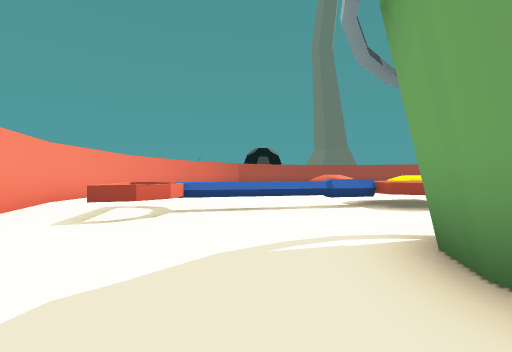
view 1 (above)

16 first-person views from a walk through a 3-D level made in the Unity game engine. The camera is 1.2 m above the floor, looks level and sees 90° across. The floor is counted in squares, 2 m on a side. Each view is taken from the middle of a square. On the plan, view 1 faces up. The plan holds only what a view shows up to about 9 squares ahead; the rest is blank. The place goes on beyond the plan.

view 2
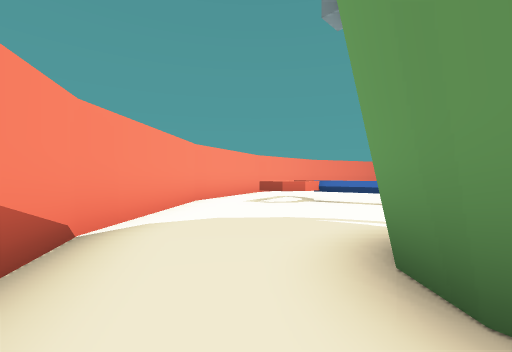

view 3
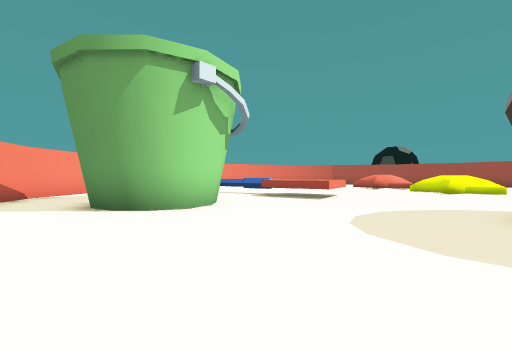

view 4
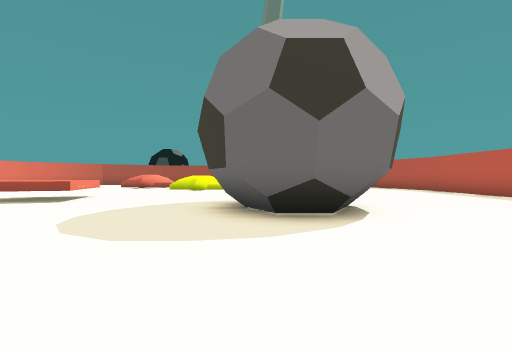

view 5
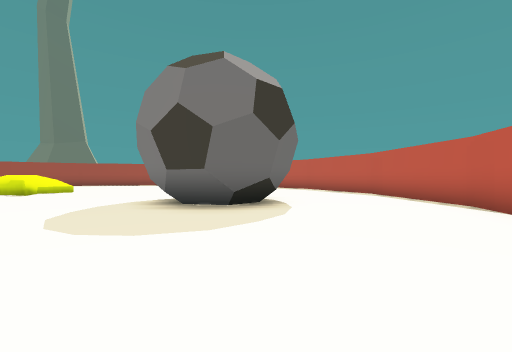

view 6
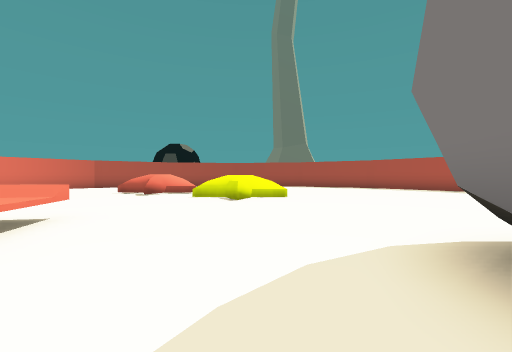

view 7
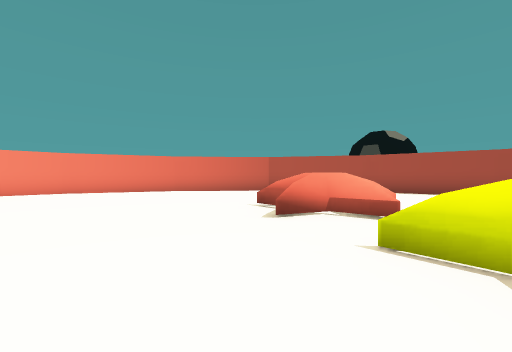

view 8
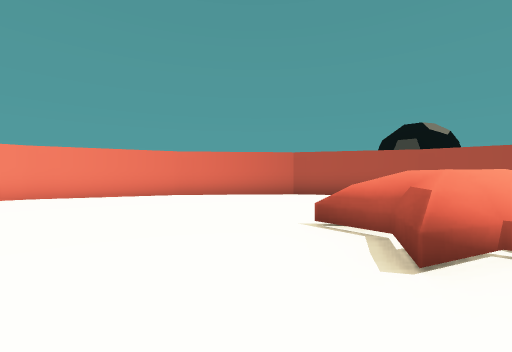

view 9
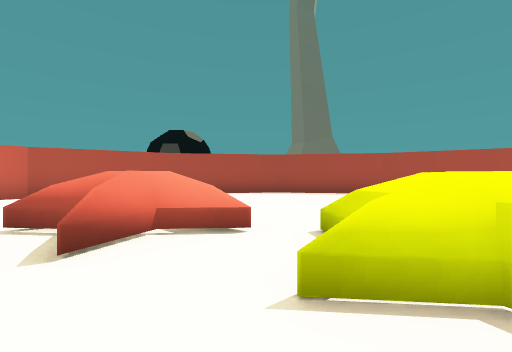

view 10
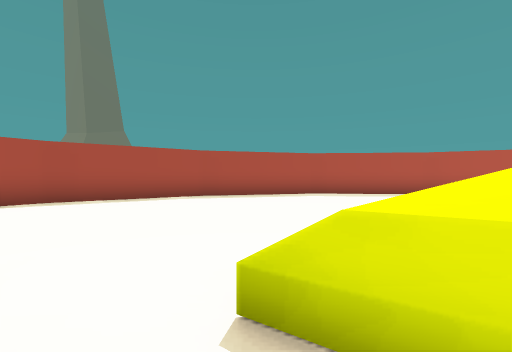

view 11
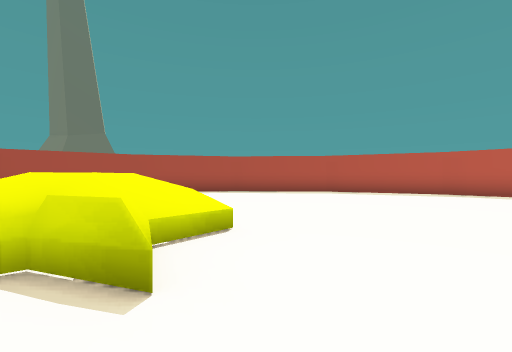

view 12
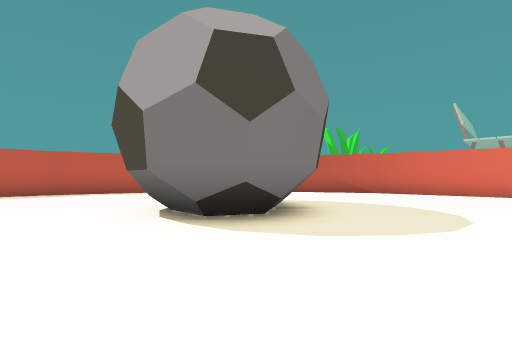

view 13
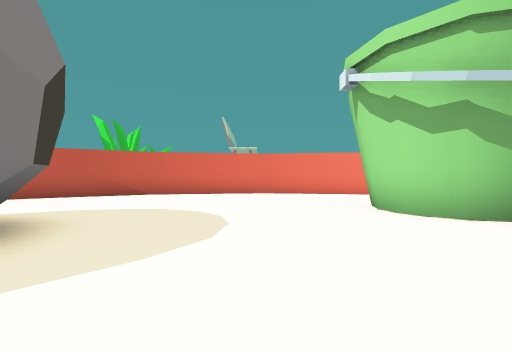

view 14
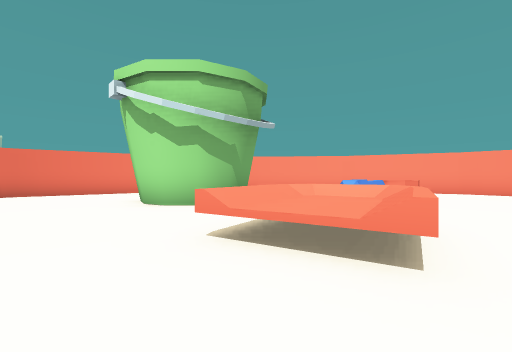

view 15
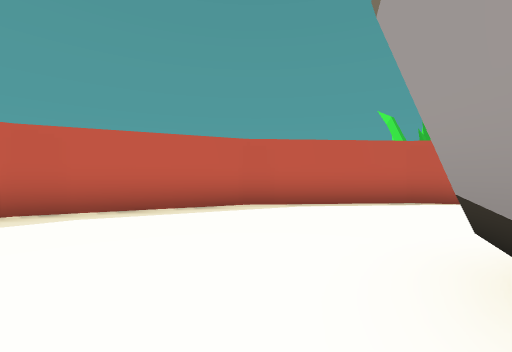

view 16
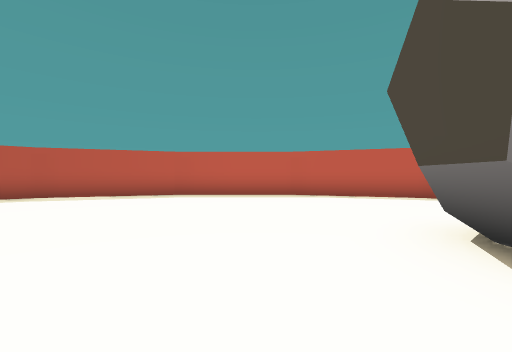

### Floor plan
Key: @ floor where view 1 was taken; # wall or solid block; . floor; = window, fence, low wall or low ledge; ^ raised ledge.
Columns run from 5 left of view 1 to 17 right of it. Each row starts with its distance up from view 1.
 19           ###
 18        ####.#####
 17     ###  .......##
 16    ##.   ........###
 15   ##..   ..........#
 14  ##....  ..........##
 13  #...... =..........##
 12  #......=^=..........#
 11 ##.......=.^^........#
 10 #...........^........##
  9 #.....................#
  8 #.....................#
  7 #.....................#
  6 #.......^^............#
  5 #..=====^^....###....##
  4 ##.==.........###....#
  3  #............###...##
  2  ##....###..........#
  1   #....###.........##
  0   ##.@.##.........##
 -1    ###...........##
 -2         .......###
 -3        #########

Positions as (right, up) in squares from view 1, and headings:
1: (0, 0), facing up
2: (2, -1), facing up-left
3: (8, -1), facing up-left
4: (9, -1), facing up
5: (6, -1), facing up-right
6: (7, 3), facing up
7: (6, 8), facing up-left
8: (4, 9), facing up-left
9: (5, 9), facing up
10: (5, 11), facing up-right
11: (6, 8), facing up-right
12: (6, 7), facing down-right
13: (6, 6), facing down
14: (6, 7), facing down-left
15: (11, 6), facing down-right
16: (8, 7), facing right
